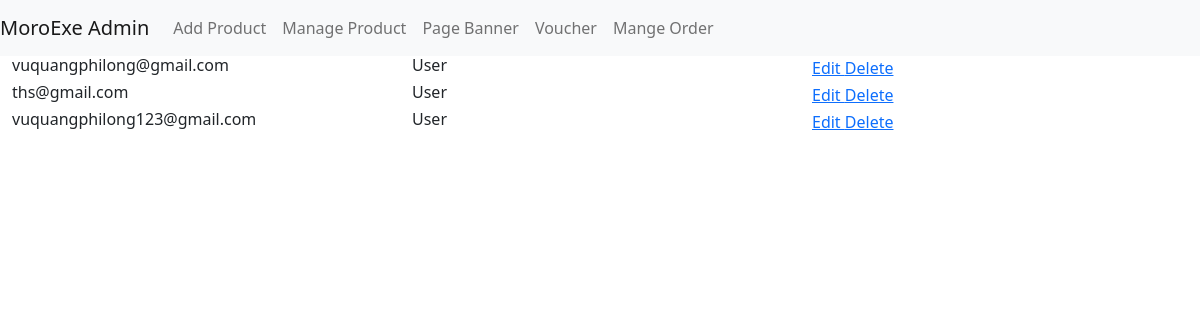
The app's page /employee/list (signed in) with its own data.
### app/models.py (models this page shows, shortened)
class User(UserMixin, db.Model):
    __tablename__ = 'users'
    id = db.Column(db.Integer, primary_key=True)
    email = db.Column(db.String(64), unique=True, index=True)
    username = db.Column(db.String(64))
    fullname = db.Column(db.String(64))
    phone = db.Column(db.String(10))
    dob = db.Column(db.Date())
    gender = db.Column(db.Boolean, default=False)
    create_date = db.Column(db.DateTime(), default=datetime.utcnow)
    role_id = db.Column(db.Integer, db.ForeignKey('roles.id'), default=2)
    password_hash = db.Column(db.String(128))
    confirmed = db.Column(db.Boolean, default=False)
    addresses = db.relationship('Address', backref='users')
    cart =db.relationship('Cart',uselist=False, backref='users')
    order = db.relationship("Order",backref='users')
    @property
    def password(self):
        raise AttributeError('password is not a readable attribute')

class Role(db.Model):
    __tablename__ = 'roles'
    id = db.Column(db.Integer, primary_key=True)
    name = db.Column(db.String(64), unique=True)
    permission = db.Column(db.Integer, default = 0)
    users = db.relationship('User', backref='role', lazy='dynamic')

### app/employee/views.py (the view)
@employee.route('/list')
@login_required
@is_admin
def listEmployee():
    users = User.query.join(Role).all()
    userList = [user for user in users if user.role.permission < current_user.role.permission]
    return render_template('employees/list.html', users=userList)

### app/employee/views.py (called while the page is built)
def is_admin(f):
    @wraps(f)
    def decorated_function(*args, **kwargs):
        if (current_user.role.permission & 63) < 16:
            flash("Bạn không có quyền truy cập!")
            return redirect(url_for('main.index'))
        return f(*args, **kwargs)
    return decorated_function

### app/models.py (called while the page is built)
@login_manager.user_loader
def load_user(user_id):
    return User.query.get(int(user_id))

### app/templates/employees/list.html (shortened to what this page needs)
{% extends "ad_base.html" %}
{% import "bootstrap/wtf.html" as wtf %}
{% block page_content %}
<div class="container-fluid">
   {% for user in users %}
   <div class="row">
      <div class="col">
         <h6>{{ user.email }}</h6>
      </div>
      <div class="col">
         {% if user.role %}
            <h6>{{ user.role.name }}</h6>
         {% else %}
            <h6>User</h6>
         {% endif %}
      </div>
      <div class="col">
         <a href="/employee/edit_employee/{{user.id}}">Edit </a>
         <a href="/employee/delete_employee/{{user.id}}">Delete </a>
      </div>
   </div>
   {% endfor %}
</div>
{% endblock %}

### records on screen
User: email "vuquangphilong@gmail.com", role.name "User"
User: email "ths@gmail.com", role.name "User"
User: email "vuquangphilong123@gmail.com", role.name "User"
